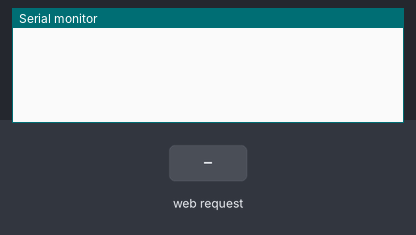
A sketch run on a simulated ESP8266 (NodeMCU). On the bench: the last lines printed to the serial monitor. Inputs (shaded band) come from the test bench.

Above: at 1.2 s.
1.3 s: HTTP request GET /button1 received
At 1.6 s:
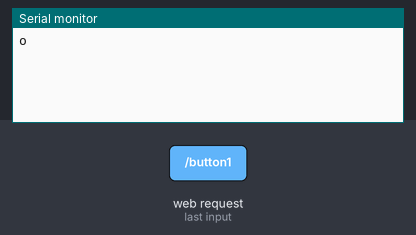
2.8 s: HTTP request GET /button2 received
At 4.0 s:
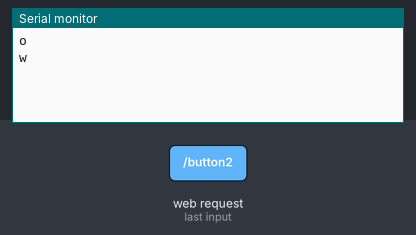
4.3 s: HTTP request GET /button3 received
At 5.1 s:
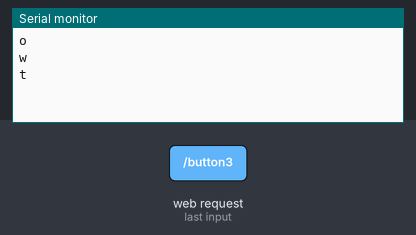
5.8 s: HTTP request GET /button4 received
At 6.3 s:
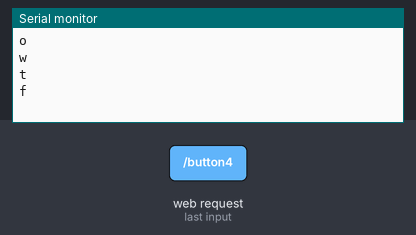

The sketch:

sketch_jan4a.ino
```cpp
#include <NTPClient.h>
#include <WiFiUdp.h>

#include <ESP8266WiFi.h>

const char* ssid = "Snacks On The Way";
const char* password = "123456789";

const char index_html[] = R"rawliteral(
<!DOCTYPE html>
<html>
  <head>
    <meta name='viewport' content='width=device-width, initial-scale=1'>
    <style>
      html {
        font-family: Helvetica;
        display: inline-block;
        margin: 0px auto;
        text-align: center;
      }
      .button {
        background-color: #4CAF50;
        border: none;
        color: white;
        padding: 16px 40px;
        text-decoration: none;
        font-size: 30px;
        margin: 2px;
        cursor: pointer;
      }
      .button2 {
        background-color: #555555;
      }
    </style>
  </head>
  <body>
    <h1>Snacks On The Way</h1>
    <p>
      <a href='javascript:sendRequest("button1")'>
        <button class='button'>Item 1</button>
      </a>
    </p>
    <p>
      <a href='javascript:sendRequest("button2")'>
        <button class='button'>Item 2</button>
      </a>
    </p>
    <p>
      <a href='javascript:sendRequest("button3")'>
        <button class='button'>Item 3</button>
      </a>
    </p>
    <p>
      <a href='javascript:sendRequest("button4")'>
        <button class='button'>Item 4</button>
      </a>
    </p>
    <p id="button1Label"></p>
    <p id="button2Label"></p>
    <p id="button3Label"></p>
    <p id="button4Label"></p>

    <input type="password" id="passwordInput" placeholder="Enter password to restock item 1" style="display: none">

    <script>

    let button1ClickCount = 0;
    let button2ClickCount = 0;
    let button3ClickCount = 0;
    let button4ClickCount = 0;

    let password = "12345mm";

    document.getElementById("passwordInput").addEventListener("keyup", function(event) {
    if (event.keyCode === 13) {
      event.preventDefault();
      checkPassword();
    }
  });

  function checkPassword() {
    if (document.getElementById("passwordInput").value === password) {
      button1ClickCount = 0;
      alert("Password accepted. Item 1 is now restocked");
      document.getElementById("button1Label").style.display = "none";
      document.getElementById("passwordInput").style.display = "none";
    } else {
      alert("Incorrect password. Please try again.");
    }
  }

  function sendRequest(button) {
    var confirmation;
    if (button == "button1") {
      button1ClickCount++;
    if (button1ClickCount >= 4) {
      document.getElementById("button1Label").innerHTML = "Item 1 is out of stock";
      document.getElementById("passwordInput").style.display = "block";
    } else {
    document.getElementById("passwordInput").style.display = "none";
  }
      confirmation = confirm("Allergy Alert! This item contains milk, do you want to proceed?");
    } else if (button == "button2") {
      button2ClickCount++;
    if (button2ClickCount >= 4) {
      document.getElementById("button2Label").innerHTML = "Item 2 is out of stock";
      button2ClickCount = 0;
    }
      confirmation = confirm("AAllergy Alert! This item contains Peanut butter, do you want to proceed?");
    } else if (button == "button3") {
      button3ClickCount++;
    if (button3ClickCount >= 4) {
      document.getElementById("button3Label").innerHTML = "Item 3 is out of stock";
      button3ClickCount = 0;
    }

      confirmation = confirm("Allergy Alert! This item contains nuts, do you want to proceed?");
    } else if (button == "button4") {
      button4ClickCount++;
    if (button4ClickCount >= 4) {
      document.getElementById("button4Label").innerHTML = "Item 4 is out of stock";
      button4ClickCount = 0;
    }
      confirmation = confirm("Allergy Alert! This item contains wheat, do you want to proceed?");
    }
    if (confirmation) {
      var xhttp = new XMLHttpRequest();
      xhttp.onreadystatechange = function() {
        if (this.readyState == 4 && this.status == 200) {
          console.log(this.responseText);
        }
      };
      xhttp.open("GET", "/" + button, true);
      xhttp.send();
    }
  }
</script>

  </body>
</html>
)rawliteral";

boolean requestProcessed = false;
WiFiServer server(80);  // Set the server to listen on port 80

void setup() {
  WiFi.mode(WIFI_AP);           // Set ESP8266 as an access point
  WiFi.softAP(ssid, password);  // Create an access point with the specified SSID and password
  Serial.begin(115200);

  // Set up the server and handle incoming HTTP requests
  server.begin();
  //Serial.println("Server started")
}

void loop() {
  // Check for incoming client connections
  WiFiClient client = server.available();
  if (client) {
    // A client has connected
    if (!requestProcessed) {
      // Read the request
      String request = client.readStringUntil('\r');

      // Check if the request is a GET request
      if (request.indexOf("GET /") >= 0) {
        // Send the response
        client.println("HTTP/1.1 200 OK");
        client.println("Content-Type: text/html");  // Remove this line
        client.println("");
        client.print(index_html);
        requestProcessed = true;  // Set the flag to true
      }
      if (request.indexOf("GET /button1") >= 0) {
        // Print a message to the serial
        Serial.println("o");
        requestProcessed = true;  // Set the flag to true
        //notification
        //sendTelegramMessage("Hello from ESP8266!");
      }

      else if (request.indexOf("GET /button2") >= 0) {
        // Print a message to the serial
        Serial.println("w");
        requestProcessed = true;  // Set the flag to true
      }

      else if (request.indexOf("GET /button3") >= 0) {
        // Print a message to the serial
        Serial.println("t");
        requestProcessed = true;  // Set the flag to true
      }

      else if (request.indexOf("GET /button4") >= 0) {
        // Print a message to the serial
        Serial.println("f");
        requestProcessed = true;  // Set the flag to true
      }

      // Reset the flag
      requestProcessed = false;
    }

    // Close the connection
    client.stop();
  }
}
```

Measured:
- after the input at 1.3 s, the serial monitor: prints a new line at once (image 1)
- after the input at 2.8 s, the serial monitor: prints a new line at once (image 2)
- after the input at 4.3 s, the serial monitor: prints a new line at once (image 3)
- after the input at 5.8 s, the serial monitor: prints a new line at once (image 4)
